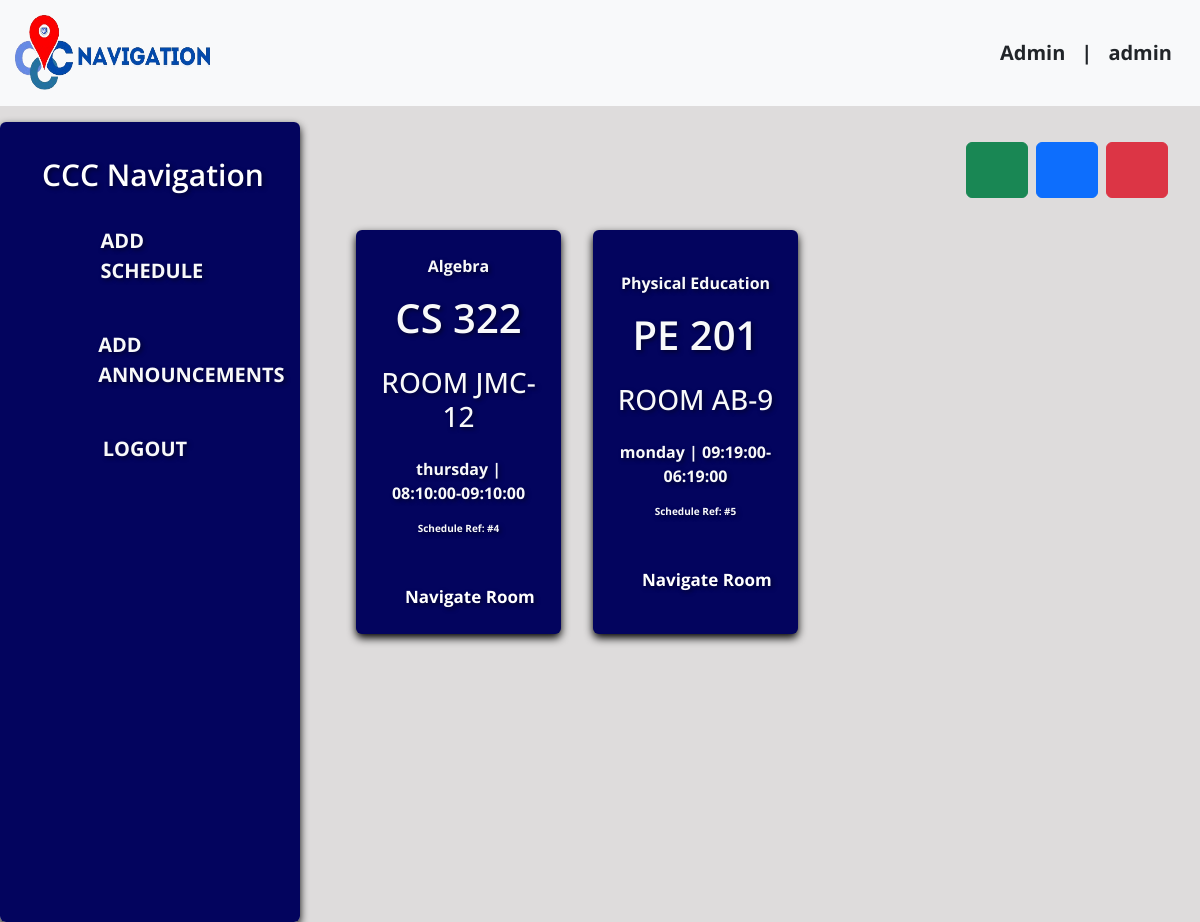
Before: /teacher_dash/dashboard.php (signed in) with the older database file.
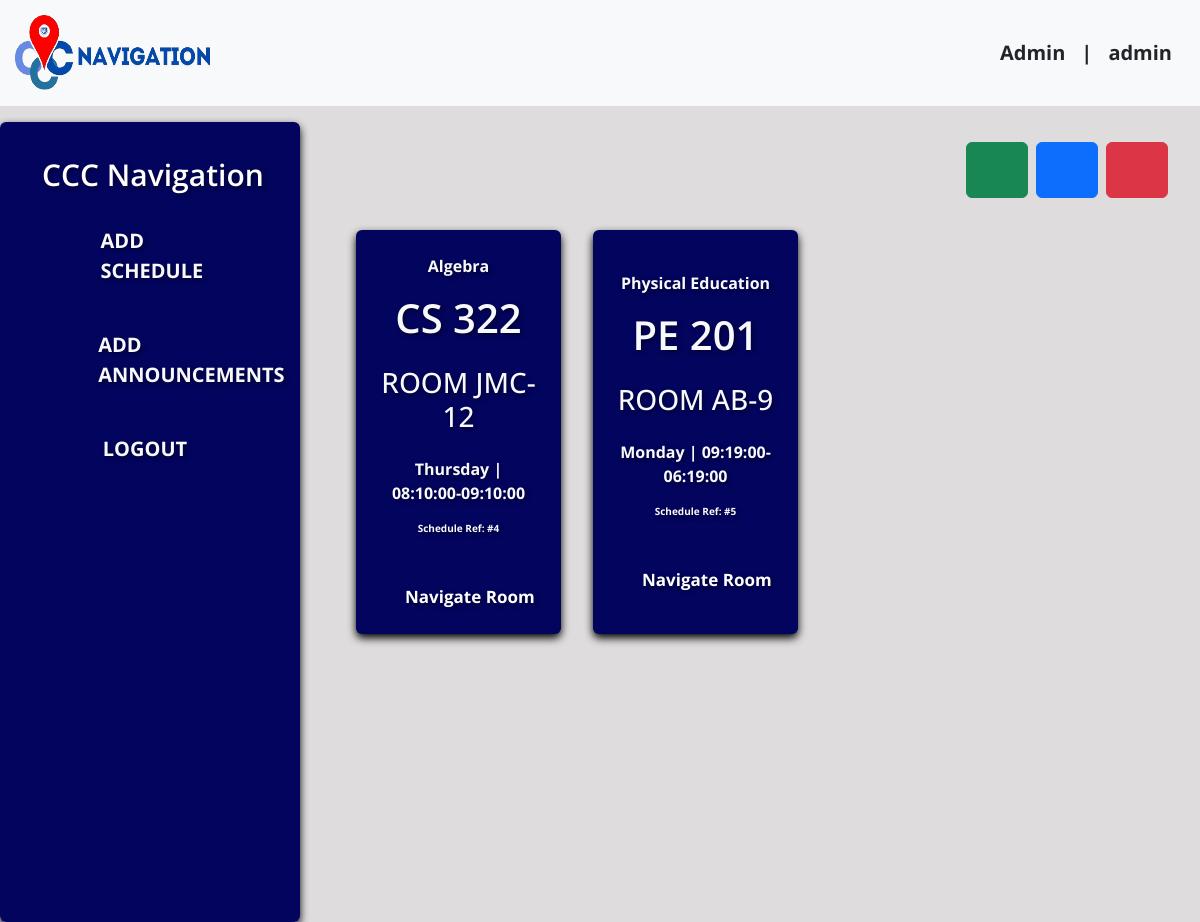
After: the same page with the newer database file.
### tables this page shows
CREATE TABLE `schedule` (
  `schedule_id` int(11) NOT NULL AUTO_INCREMENT,
  `user_id` int(11) DEFAULT NULL,
  `subject_name` varchar(255) DEFAULT NULL,
  `subject_code` varchar(20) DEFAULT NULL,
  `building` varchar(100) DEFAULT NULL,
  `room_number` int(11) DEFAULT NULL,
  `class_start` time DEFAULT NULL,
  `class_end` time DEFAULT NULL,
  `day` varchar(20) DEFAULT NULL,
  PRIMARY KEY (`schedule_id`),
  KEY `user_id` (`user_id`),
  CONSTRAINT `schedule_ibfk_1` FOREIGN KEY (`user_id`) REFERENCES `users` (`user_id`)
);

### teacher_dash/dashboard.php (the view, shortened to what this page needs)
<?php
$username = $_SESSION['username'];
include_once 'dbcon.php';
if (isset($_GET['day']) && $_GET['day'] != 'ALL') {
  $selected_day = $_GET['day'];
  $sql = "SELECT * FROM schedule WHERE day = '$selected_day'";
} else {
  $sql = "SELECT * FROM schedule";
}
$result = mysqli_query($conn, $sql);
?>
<!DOCTYPE html>
<html lang="en">
<head>
  <link href="https://cdn.jsdelivr.net/npm/bootstrap@5.3.3/dist/css/bootstrap.min.css" rel="stylesheet">
</head>
<body style="background: #dedcdc">
  <nav class="navbar navbar-expand-lg navbar-dark bg-light text-primary position-sticky">
    <div class="container-fluid">
      <div class="d-flex align-items-center">
        <a href="homepage.php" class="navbar-brand text-primary fw-bold" style="font-size: 40px; margin-right: 20px"><img src="img/cnav-logo.png" alt="Logo" class="header-logo" style="width: 200px; height: 80px; margin-right: 20px" /></a>
      </div>
      <div class="collapse navbar-collapse justify-content-end fw-bold" id="navbarSupportedContent">
        <div class="d-flex align-items-center">
          <a href="#" class="navbar-brand text-dark">Admin</a>
          <span class="navbar-brand text-dark">|</span>
          <span class="navbar-brand text-dark me-3"><?php echo htmlspecialchars($username); ?></span>
        </div>
      </div>
    </div>
  </nav>
  <div class="container-fluid mt-3">
    <div class="row">
      <div class="col-lg-3 col-md-9 mb-lg-0 mb-4 px-lg-0">
        <nav class="sidemenu navbar navbar-expand-lg rounded">
          <div class="customs container-fluid flex-lg-column align-items-stretch">
            <h4 class="navbar-brand text-center text-white mb-2" style="font-weight: 600; font-size: 30px">CCC Navigation</h4>
            <div class="collapse flex-column navbar-collapse align-items-start" id="sidemenu">
              <div class="p-1 mb-1 rounded text-white">
                <a href="dashboard.php" type="button" style="font-size: 20px" class="sidebar-link text-decoration-none fw-bold text-light p-3 align-items-center active d-flex">
                  <box-icon name="edit" type="solid" color="#ffffff" size="sm"></box-icon>
                  <span class="side-text ms-3">ADD SCHEDULE</span>
                </a>
              </div>
              <div class="p-1 mb-1 rounded text-white">
                <a href="add_announcement.php" type="button" style="font-size: 20px" class="sidebar-link text-decoration-none fw-bold text-light p-3 align-items-center active d-flex">
                  <box-icon name="megaphone" type="solid" color="#ffffff" size="sm"></box-icon>
                  <span class="side-text ms-3">ADD ANNOUNCEMENTS</span>
                </a>
              </div>
              <div class="p-1 mb-1 rounded text-white">
                <a href="logout.php" type="button" style="font-size: 20px;" class="sidebar-link text-decoration-none fw-bold text-light p-3 align-items-center active d-flex">
                  <box-icon name="exit" type="solid" color="#ffffff" size="sm"></box-icon>
                  <span class="side-text ms-3">LOGOUT</span>
                </a>
              </div>
            </div>
          </div>
        </nav>
      </div>
      <div class="col-lg-9 main-content">
        <div class="container-fluid">
          <div class="d-flex justify-content-end mb-3">
            <button type="button" class="btn btn-success me-2" data-bs-toggle="modal" data-bs-target="#searchDay">
              <box-icon name="search-alt-2" size="md"></box-icon>
            </button>
            <button type="button" class="btn btn-primary me-2" data-bs-toggle="modal" data-bs-target="#staticBackdrop">
              <box-icon name="add-to-queue" size="md"></box-icon>
            </button>
            <button type="button" class="btn btn-danger" data-bs-toggle="modal" data-bs-target="#deleteScheds">
              <box-icon name="x" size="md"></box-icon>
            </button>
          </div>
          <div class="row m-2 text-light fw-bold scrollable-dashboard">
            <?php
            while ($row = mysqli_fetch_assoc($result)) {
            ?>
              <div class="col-md-3 m-3 sidebar p-4 d-flex align-items-center justify-content-center rounded">
                <div class="align-items-center">
                  <p style="text-align: center;"><?php echo $row['subject_name']; ?></p>
                  <h1 style="text-align: center; font-weight: 600"><?php echo $row['subject_code']; ?></h1>
                  <h3 class="mt-4" style="text-align: center">ROOM <?php echo $row['building']; ?>-<?php echo $row['room_number']; ?></h3>
                  <p style="text-align: center;" class="mt-4"><?php echo $row['day']; ?> | <?php echo $row['class_start']; ?>-<?php echo $row['class_end']; ?></p>
                  <p style="text-align: center; font-size: 10px" class="mb-5">Schedule Ref: #<?php echo $row['schedule_id']; ?></p>
                  <a type="button" data-bs-toggle="modal" data-bs-target="#<?php echo $row['building'] ; ?>" onclick="handleNavigateRoomClick('<?php echo $row['building']; ?>', '<?php echo $row['room_number']; ?>')" style="text-decoration: none; color: white; font-size: 17px; text-align: center; margin-left: 25px;">Navigate Room</a>
                </div>
              </div>
            <?php
            }
            ?>
          </div>
        </div>
      </div>
    </div>
  </div>
</body>
</html>

### teacher_dash/dashboard.php (style rules this page uses)
* { font-family: "Open Sans", sans-serif; }
.navbar-brand, .nav-link { font-size: 20px; }
.sidemenu { text-decoration: none; font-size: 30px; color: white; font-weight: 700; position: sticky; top: 0; height: 100vh; overflow-y: auto; background-color: #03045e; box-shadow: 0 4px 8px rgba(0, 0, 0, 1); text-shadow: 2px 2px 4px rgba(0, 0, 0, 0.5); padding: 30px; }
.customs { height: 100%; }
#sidemenu { padding-left: 0; }
.sidebar { background-color: #03045e; box-shadow: 0 4px 8px rgba(0, 0, 0, 1); text-shadow: 2px 2px 4px rgba(0, 0, 0, 0.5); padding: 30px; }
.main-content { padding: 20px; }
.sidebar-link { justify-content: flex-start; }
.scrollable-dashboard { max-height: 600px; overflow-y: auto; }
img { width: 100%; }

Changed rows visible on the page:
changed schedule "CS 322": day "thursday" → "Thursday"
changed schedule "PE 201": day "monday" → "Monday"
